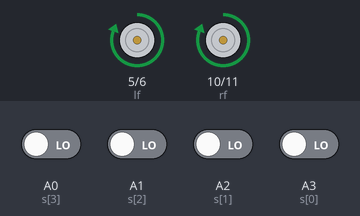
The sketch below on a simulated Arduino Uno, built with avr-gcc and run on an emulated ATmega328P. Shown: motor-driver pin pairs drawn as motors (green arrow = first pin HIGH = forward, orange = second pin HIGH = backward, longer = more drive). Inputs (shaded band) come from the test bench; at power-on: A0 (s[3]), A1 (s[2]), A2 (s[1]), A3 (s[0]) LOW. What the sketch prints to the serial monitor is not drawn.

Above: at 1.2 s.
1.3 s: A0 (s[3]) driven HIGH
At 2.3 s:
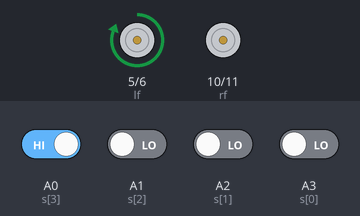
2.8 s: A0 (s[3]) driven LOW
At 3.4 s:
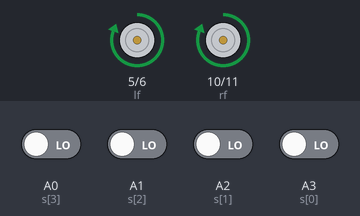
4.3 s: A0 (s[3]) driven HIGH and A1 (s[2]) driven HIGH and A2 (s[1]) driven HIGH and A3 (s[0]) driven HIGH
At 4.6 s:
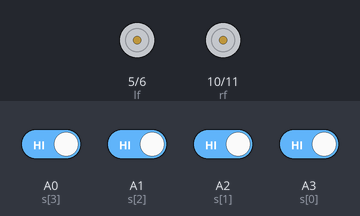
Timing chart, 0 to 7.3 s (numbered marks = the images above; inputs shaded):
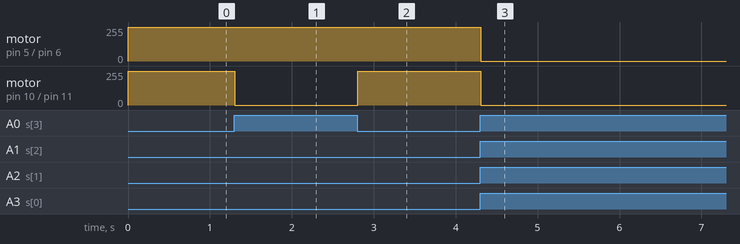

The sketch:

shakib.ino
```cpp
int lf=5;
int lb=6;
int rf=10;
int rb=11;
int s[4]={A3,A2,A1,A0};
int s1[4];
unsigned long int sum=0,ts=0;
// the setup function runs once when you press reset or power the board
void setup() {
  // initialize digital pin 6,9,10,11 as  output.
  pinMode(lf, OUTPUT);
  pinMode(lb, OUTPUT);
  pinMode(rf, OUTPUT);
  pinMode(rb, OUTPUT);
    for(int i=0;i<4;i++)
  pinMode(s[i], INPUT);
  Serial.begin(9600);
}

// the loop function runs over and over again forever
void loop()
{
      for(int i=0;i<4;i++)
      {
       s1[i]=digitalRead(s[i]);
       //Serial.print(s1[i]);
      }

  sum=0;
   for (int i=0;i<4;i++)
   sum=sum*10+s1[i];
        Serial.print(sum);
       Serial.println("");


if ((sum==110)||(sum==0))
f();
else if((sum==1111))
sm();
else if((sum==11)||(sum==1))
rforward();
else if((sum==1100)||(sum==1000))
lforward();

}
```

motor.ino
```cpp
void moto()
{

}
void f()
{
   digitalWrite(rf, HIGH);
   digitalWrite(rb, LOW);
   digitalWrite(lf, HIGH);
   digitalWrite(lb, LOW);
}
void sm()
{
   digitalWrite(rf, LOW);
   digitalWrite(rb, LOW);
   digitalWrite(lf, LOW);
   digitalWrite(lb, LOW);
}
void b()
{
   digitalWrite(rf, LOW);
   digitalWrite(rb, HIGH);
   digitalWrite(lf, LOW);
   digitalWrite(lb, HIGH);
}
void rforward()
{
   digitalWrite(rf, LOW);
   digitalWrite(rb, LOW);
   digitalWrite(lf, HIGH);
   digitalWrite(lb, LOW);
}
void lforward()
{
   digitalWrite(rf, HIGH);
   digitalWrite(rb, LOW);
   digitalWrite(lf, HIGH);
   digitalWrite(lb, LOW);
}
void rbackward()
{
   digitalWrite(rf, LOW);
   digitalWrite(rb, LOW);
   digitalWrite(lf, LOW);
   digitalWrite(lb, HIGH);
}
void lbackward()
{
   digitalWrite(rf, LOW);
   digitalWrite(rb, HIGH);
   digitalWrite(lf, LOW);
   digitalWrite(lb, LOW);
}
```

Measured:
- after the input at 1.3 s, motor on pin 10 (rf) / pin 11 (rb): forward 255/255 → stopped at once
- after the input at 2.8 s, motor on pin 10 (rf) / pin 11 (rb): stopped → forward 255/255 at once
- after the input at 4.3 s, motor on pin 5 (lf) / pin 6 (lb), motor on pin 10 (rf) / pin 11 (rb): forward 255/255 → stopped at once
